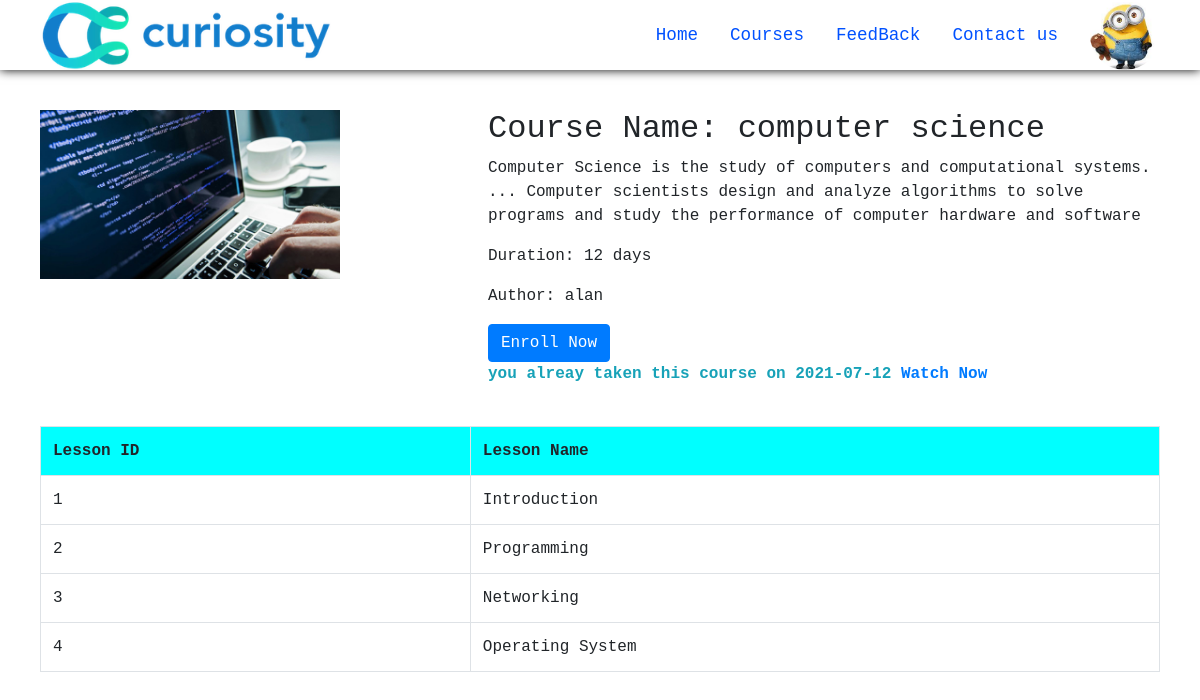
Page /coursedetails.php?id=1&enroll=1 (signed in) on the committed database.
### tables this page shows
CREATE TABLE `course` (
  `course_id` int NOT NULL AUTO_INCREMENT,
  `course_name` varchar(255) NOT NULL,
  `course_author` varchar(255) NOT NULL,
  `course_desc` text NOT NULL,
  `course_dur` varchar(255) NOT NULL,
  `course_img` varchar(255) NOT NULL,
  PRIMARY KEY (`course_id`)
);

CREATE TABLE `course_enroll` (
  `enroll_id` int NOT NULL AUTO_INCREMENT,
  `enroll_date` date NOT NULL,
  `course_id` int NOT NULL,
  `stu_id` int NOT NULL,
  PRIMARY KEY (`enroll_id`),
  KEY `course_id` (`course_id`),
  KEY `stu_id` (`stu_id`),
  CONSTRAINT `course_enroll_ibfk_1` FOREIGN KEY (`course_id`) REFERENCES `course` (`course_id`) ON DELETE CASCADE,
  CONSTRAINT `course_enroll_ibfk_2` FOREIGN KEY (`stu_id`) REFERENCES `student` (`stu_id`) ON DELETE CASCADE
);

CREATE TABLE `lesson` (
  `lesson_id` int NOT NULL AUTO_INCREMENT,
  `lesson_name` varchar(255) NOT NULL,
  `lesson_yt_url` varchar(255) NOT NULL,
  `course_id` int NOT NULL,
  PRIMARY KEY (`lesson_id`),
  KEY `lesson_ibfk_1` (`course_id`),
  CONSTRAINT `lesson_ibfk_1` FOREIGN KEY (`course_id`) REFERENCES `course` (`course_id`) ON DELETE CASCADE
);

### coursedetails.php (the view, shortened to what this page needs)
<!DOCTYPE html>
<html lang="en">
<head>
    <link rel="stylesheet" href="https://maxcdn.bootstrapcdn.com/bootstrap/4.5.2/css/bootstrap.min.css">
    <link rel="stylesheet" href="./css/nav-bar_drawer.css">
    <link rel="stylesheet" href="./css/home.css">
</head>
<body>
    <?php require './header.php'; ?>
    <section class="container">
        <div class="c_detail">
            <?php
            $info = "";
            if (isset($_GET['enroll'])) {
                if ($_GET['enroll'] !== $_GET['id'])
                {
                    echo "<span class='text-danger'>AN ERROR OCCURED :(</span>";
                    goto footer;
                }
                else {
                    if (isset($_SESSION['stu'])) {
                        $c_id = $_GET['id'];
                        $s_id = $_SESSION['stu']['stu_id'];
                        $result = $conn->query("SELECT enroll_date FROM course_enroll WHERE course_id=$c_id AND stu_id=$s_id");
                        if ($result->num_rows == 1)
                            $info = "<b class='text-info'>you alreay taken this course on " . $result->fetch_assoc()['enroll_date'] . " <a href='./student/watchcourse.php?id=" . $c_id . "'>Watch Now</a></b>";
                    } else
                        $info = "<b class='text-danger'>you need to log in first</b>";
                }
            }
            $id = $_GET['id'];
            if (is_numeric($id)) {
                $result = $conn->query("SELECT * FROM course WHERE course_id=$id");
                if ($result->num_rows == 1) {
                    $row = $result->fetch_assoc();
                    echo "<img src='./images/course_img/{$row['course_img']}' alt='course_img'>
                        <div class='about_course'>
                            <h2>Course Name: {$row['course_name']}</h2>
                            <p>{$row['course_desc']}</p>
                            <p>Duration: {$row['course_dur']}</p>
                            <p>Author: {$row['course_author']}</p>
                            <a href='?id={$row['course_id']}&enroll={$row['course_id']}' class='btn btn-primary'>Enroll Now</a><br>
                            {$info}
                        </div>";
                } else
                    $err = "<span class='text-danger'>COURSE NOT FOUND !</span>";
            } else
                $err = "<span class='text-danger'>COURSE NOT FOUND !</span>";
            ?>
        </div>
        <div class="l_detail">
            <table class="table table-bordered">
                <tr>
                    <th>Lesson ID</th>
                    <th>Lesson Name</th>
                </tr>
                <?php
                $result = $conn->query("SELECT lesson_id,lesson_name FROM lesson WHERE course_id=$id");
                if ($result->num_rows > 0) {
                    while ($row = $result->fetch_assoc()) {
                        echo "<tr>
                         <td>{$row['lesson_id']}</td>
                         <td>{$row['lesson_name']}</td>
                         </tr>";
                    }
                } else
                    echo "<tr>
                    <td style='color:red' colspan='2'>NO LESSON IN THIS COURSE RIGHT NOW :(</td>
                 </tr>";
                ?>
            </table>
        </div>
    </section>
</body>
</html>

### css/nav-bar_drawer.css (style rules this page uses)
:root { --d_height:70px; --m_height:60px; --drawer_width: 60vw; }
body { overflow-x: hidden; margin: 0; font-family: 'Courier New', Courier, monospace; }
.container { max-width: 1150px; margin: 0 auto; padding: 0 15px; }

### coursedetails.php (style rules this page uses)
.c_detail { margin-top: 40px; display: flex; justify-content: space-between; align-items: flex-start; }
.c_detail img { min-width: 250px; width: 30%; max-width: 300px; }
.about_course { width: 60%; }
.l_detail { margin-top: 40px; }
table th { background-color: cyan; }

### rows in the picture
course: course_img (picture), course_name "computer science", course_desc "Computer Science is the study of computers and computational systems. ... Computer scientists design and analyze algorithms to solve programs and study the performance of computer hardware and software", course_dur "12 days", course_author "alan"
course_enroll: enroll_date "2021-07-12"
lesson: lesson_id "1", lesson_name "Introduction"
lesson: lesson_id "2", lesson_name "Programming"
lesson: lesson_id "3", lesson_name "Networking"
lesson: lesson_id "4", lesson_name "Operating System"
